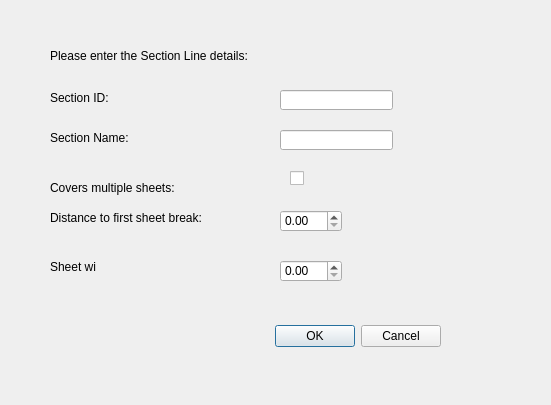
<?xml version="1.0" encoding="UTF-8"?>
<ui version="4.0">
 <class>Dialog</class>
 <widget class="QDialog" name="Dialog">
  <property name="geometry">
   <rect>
    <x>0</x>
    <y>0</y>
    <width>551</width>
    <height>405</height>
   </rect>
  </property>
  <property name="windowTitle">
   <string>Dialog</string>
  </property>
  <widget class="QDialogButtonBox" name="buttonBox">
   <property name="geometry">
    <rect>
     <x>100</x>
     <y>320</y>
     <width>341</width>
     <height>32</height>
    </rect>
   </property>
   <property name="orientation">
    <enum>Qt::Horizontal</enum>
   </property>
   <property name="standardButtons">
    <set>QDialogButtonBox::Cancel|QDialogButtonBox::Ok</set>
   </property>
  </widget>
  <widget class="QLabel" name="titleLable">
   <property name="geometry">
    <rect>
     <x>50</x>
     <y>40</y>
     <width>351</width>
     <height>31</height>
    </rect>
   </property>
   <property name="text">
    <string>Please enter the Section Line details:</string>
   </property>
  </widget>
  <widget class="QLabel" name="itemIdLabel">
   <property name="geometry">
    <rect>
     <x>50</x>
     <y>90</y>
     <width>81</width>
     <height>16</height>
    </rect>
   </property>
   <property name="text">
    <string>Section ID:</string>
   </property>
  </widget>
  <widget class="QLineEdit" name="itemIdEdit">
   <property name="geometry">
    <rect>
     <x>280</x>
     <y>90</y>
     <width>113</width>
     <height>20</height>
    </rect>
   </property>
  </widget>
  <widget class="QLabel" name="nameLabel">
   <property name="geometry">
    <rect>
     <x>50</x>
     <y>130</y>
     <width>101</width>
     <height>16</height>
    </rect>
   </property>
   <property name="text">
    <string>Section Name:</string>
   </property>
  </widget>
  <widget class="QLineEdit" name="nameEdit">
   <property name="geometry">
    <rect>
     <x>280</x>
     <y>130</y>
     <width>113</width>
     <height>20</height>
    </rect>
   </property>
  </widget>
  <widget class="QLabel" name="firstBreakLabel">
   <property name="geometry">
    <rect>
     <x>50</x>
     <y>210</y>
     <width>161</width>
     <height>16</height>
    </rect>
   </property>
   <property name="text">
    <string>Distance to first sheet break:</string>
   </property>
  </widget>
  <widget class="QDoubleSpinBox" name="firstBreakSpin">
   <property name="geometry">
    <rect>
     <x>280</x>
     <y>210</y>
     <width>62</width>
     <height>22</height>
    </rect>
   </property>
  </widget>
  <widget class="QLabel" name="breakIntervalLabel">
   <property name="geometry">
    <rect>
     <x>50</x>
     <y>260</y>
     <width>46</width>
     <height>13</height>
    </rect>
   </property>
   <property name="text">
    <string>Sheet width:</string>
   </property>
  </widget>
  <widget class="QDoubleSpinBox" name="breakIntervalSpin">
   <property name="geometry">
    <rect>
     <x>280</x>
     <y>260</y>
     <width>62</width>
     <height>22</height>
    </rect>
   </property>
  </widget>
  <widget class="QLabel" name="label_6">
   <property name="geometry">
    <rect>
     <x>50</x>
     <y>180</y>
     <width>201</width>
     <height>16</height>
    </rect>
   </property>
   <property name="text">
    <string>Covers multiple sheets:</string>
   </property>
  </widget>
  <widget class="QCheckBox" name="multipleSheetCheck">
   <property name="geometry">
    <rect>
     <x>290</x>
     <y>170</y>
     <width>70</width>
     <height>17</height>
    </rect>
   </property>
   <property name="text">
    <string/>
   </property>
  </widget>
 </widget>
 <resources/>
 <connections>
  <connection>
   <sender>buttonBox</sender>
   <signal>accepted()</signal>
   <receiver>Dialog</receiver>
   <slot>accept()</slot>
   <hints>
    <hint type="sourcelabel">
     <x>248</x>
     <y>254</y>
    </hint>
    <hint type="destinationlabel">
     <x>157</x>
     <y>274</y>
    </hint>
   </hints>
  </connection>
  <connection>
   <sender>buttonBox</sender>
   <signal>rejected()</signal>
   <receiver>Dialog</receiver>
   <slot>reject()</slot>
   <hints>
    <hint type="sourcelabel">
     <x>316</x>
     <y>260</y>
    </hint>
    <hint type="destinationlabel">
     <x>286</x>
     <y>274</y>
    </hint>
   </hints>
  </connection>
 </connections>
</ui>
